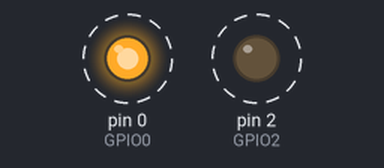
Simulated run of this sketch. Board: Arduino Uno, built with avr-gcc and run on an emulated ATmega328P. Shown: output pins drawn as LEDs (lit = HIGH). Dashed ring = blinking.

Above: at 0.2 s.
Timing chart, 0 to 4.6 s (numbered marks = the images above):
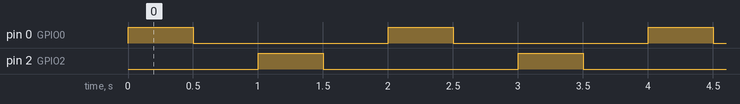

The sketch:

Blinking_0y2.ino
```cpp
/* Test de GPIO para el ESP8266

// by @javacasm
*/

#define GPIO0 0
#define GPIO2 2

#define pausa 500

void setup() {
  pinMode(GPIO0, OUTPUT);
  pinMode(GPIO2, OUTPUT);
}


void loop() {
  digitalWrite(GPIO0, HIGH);
  delay(pausa);
  digitalWrite(GPIO0, LOW);
  delay(pausa);
  digitalWrite(GPIO2, HIGH);
  delay(pausa);
  digitalWrite(GPIO2, LOW);
  delay(pausa);
}
```

Measured:
- by itself, pin 0 (GPIO0), pin 2 (GPIO2): alternates HIGH for 0.50 s and LOW for 1.5 s
- by itself, everything shown: repeats every 2.0 s, in 4 steps
